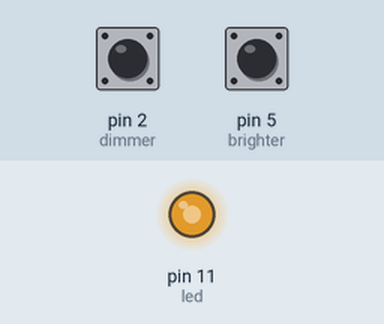
Simulated run of this sketch. Board: Arduino Uno, built with avr-gcc and run on an emulated ATmega328P. Parts: output pins drawn as LEDs (lit = HIGH). The test bench sets the inputs (shaded band); at power-on: pin 2 (dimmer) HIGH, pin 5 (brighter) HIGH.

Above: at 1.2 s.
1.3 s: pin 2 (dimmer) pulled LOW for 1 s
4.3 s: pin 5 (brighter) pulled LOW for 0.15 s
At 4.57 s:
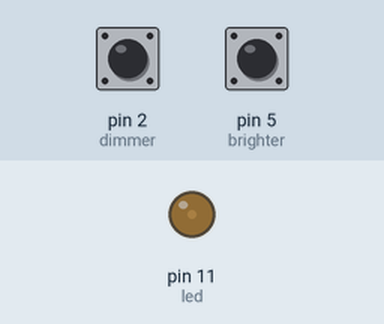
7.3 s: pin 5 (brighter) pulled LOW for 1 s
10.3 s: pin 2 (dimmer) pulled LOW for 0.15 s
At 10.81 s:
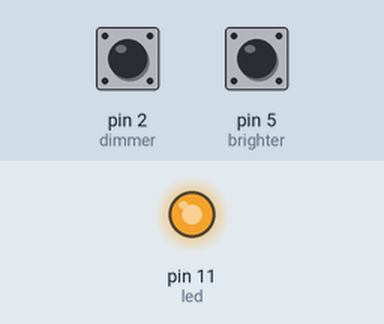
Timing chart, 0 to 14.3 s (numbered marks = the images above; inputs shaded):
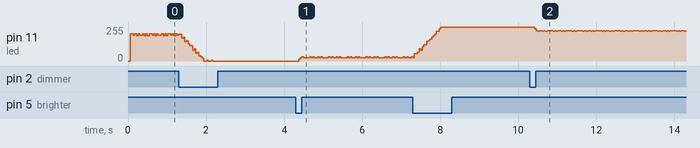

Measured:
- after the input at 4.3 s, pin 11 (led): 0/255 → 13/255 after 0.08 s, then repeats every 0.48 s: 26/255 0.04 s, 32/255 0.04 s, 26/255 0.16 s, 32/255 0.04 s, 26/255 0.04 s, 32/255 0.04 s, 26/255 0.08 s, 32/255 0.04 s
- after the input at 10.3 s, pin 11 (led): 253/255 → 241/255 after 0.12 s, then moves between 222/255 and 241/255, repeating every 1.2 s

The sketch:

Button_LED_PWM_Control.ino
```cpp
// Pin definitions
#define brighter 5
#define dimmer 2
const int led = 11;

// Define duty cycle info
float dutyTime = 10.0;
float brightnessLevel = 0.75;
float onTime = brightnessLevel * dutyTime;
float offTime = dutyTime - onTime;

void setup() {
  pinMode(brighter, INPUT);
  pinMode(dimmer, INPUT_PULLUP);
  pinMode(led, OUTPUT);
}

void loop() {
  // Check for button press and alter duty cycle percentage accordingly
  if(digitalRead(brighter) == LOW){
    if(brightnessLevel >= 1.0){
      brightnessLevel = 1.0;
    } else {
      brightnessLevel = brightnessLevel + 0.01;
    }
  }

  // Same as above, just make it dimmer
  if(digitalRead(dimmer) == LOW){
    if(brightnessLevel <=0.0){
      brightnessLevel = 0.1;
    } else {
      brightnessLevel = brightnessLevel - 0.01;
    }
  }

  // Set delays for duty cycle and cycle the LED
  onTime = dutyTime*brightnessLevel;
  offTime = dutyTime - onTime;
  digitalWrite(led, HIGH);
  delay(onTime);
  digitalWrite(led, LOW);
  delay(offTime);
}
```
